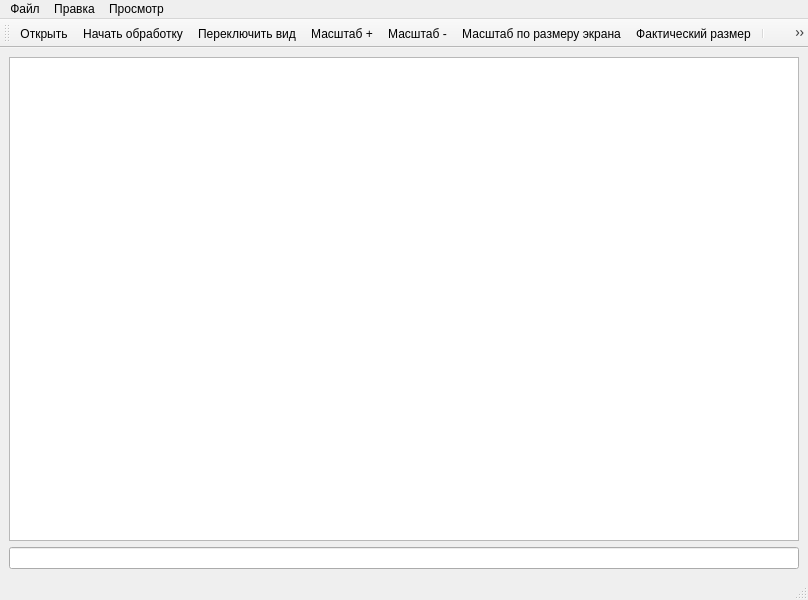
<?xml version="1.0" encoding="UTF-8"?>
<ui version="4.0">
 <class>MainWindow</class>
 <widget class="QMainWindow" name="MainWindow">
  <property name="geometry">
   <rect>
    <x>0</x>
    <y>0</y>
    <width>808</width>
    <height>600</height>
   </rect>
  </property>
  <property name="windowTitle">
   <string>MainWindow</string>
  </property>
  <widget class="QWidget" name="centralwidget">
   <layout class="QVBoxLayout" name="verticalLayout">
    <item>
     <widget class="imageview" name="graphicsView"/>
    </item>
    <item>
     <widget class="QLineEdit" name="path_to_image">
      <property name="text">
       <string/>
      </property>
     </widget>
    </item>
   </layout>
  </widget>
  <widget class="QMenuBar" name="menubar">
   <property name="geometry">
    <rect>
     <x>0</x>
     <y>0</y>
     <width>808</width>
     <height>21</height>
    </rect>
   </property>
   <widget class="QMenu" name="menu">
    <property name="title">
     <string>Файл</string>
    </property>
    <addaction name="open_image_button"/>
    <addaction name="exit_button"/>
    <addaction name="new_choose"/>
   </widget>
   <widget class="QMenu" name="menu_2">
    <property name="title">
     <string>Правка</string>
    </property>
    <addaction name="zoom_in_button"/>
    <addaction name="zoom_out_button"/>
    <addaction name="fit_button"/>
    <addaction name="fit_inv_button"/>
    <addaction name="choose_area"/>
    <addaction name="change_view"/>
    <addaction name="start_processing"/>
   </widget>
   <widget class="QMenu" name="menu_3">
    <property name="title">
     <string>Просмотр</string>
    </property>
    <addaction name="show_orig"/>
    <addaction name="show_result"/>
    <addaction name="show_final"/>
   </widget>
   <addaction name="menu"/>
   <addaction name="menu_2"/>
   <addaction name="menu_3"/>
  </widget>
  <widget class="QStatusBar" name="statusbar"/>
  <widget class="QToolBar" name="toolBar">
   <property name="windowTitle">
    <string>toolBar</string>
   </property>
   <attribute name="toolBarArea">
    <enum>TopToolBarArea</enum>
   </attribute>
   <attribute name="toolBarBreak">
    <bool>false</bool>
   </attribute>
   <addaction name="open_image_button"/>
   <addaction name="start_processing"/>
   <addaction name="change_view"/>
   <addaction name="zoom_in_button"/>
   <addaction name="zoom_out_button"/>
   <addaction name="fit_button"/>
   <addaction name="fit_inv_button"/>
   <addaction name="separator"/>
   <addaction name="show_orig"/>
   <addaction name="show_result"/>
   <addaction name="show_final"/>
   <addaction name="separator"/>
   <addaction name="exit_button"/>
  </widget>
  <action name="open_image_button">
   <property name="icon">
    <iconset resource="res.qrc">
     <normaloff>:/pref/icons/open-file.png</normaloff>:/pref/icons/open-file.png</iconset>
   </property>
   <property name="text">
    <string>Открыть</string>
   </property>
   <property name="toolTip">
    <string>Открыть изображение для обработки</string>
   </property>
   <property name="shortcut">
    <string>Ctrl+O</string>
   </property>
  </action>
  <action name="exit_button">
   <property name="icon">
    <iconset resource="res.qrc">
     <normaloff>:/pref/icons/exit.png</normaloff>:/pref/icons/exit.png</iconset>
   </property>
   <property name="text">
    <string>Выход</string>
   </property>
   <property name="toolTip">
    <string>Выход из программы</string>
   </property>
   <property name="shortcut">
    <string>Ctrl+W</string>
   </property>
  </action>
  <action name="zoom_in_button">
   <property name="icon">
    <iconset resource="res.qrc">
     <normaloff>:/pref/icons/zoom_in.png</normaloff>:/pref/icons/zoom_in.png</iconset>
   </property>
   <property name="text">
    <string>Масштаб +</string>
   </property>
   <property name="shortcut">
    <string>Ctrl+=</string>
   </property>
  </action>
  <action name="zoom_out_button">
   <property name="icon">
    <iconset resource="res.qrc">
     <normaloff>:/pref/icons/zoom_out.png</normaloff>:/pref/icons/zoom_out.png</iconset>
   </property>
   <property name="text">
    <string>Масштаб -</string>
   </property>
   <property name="shortcut">
    <string>Ctrl+-</string>
   </property>
  </action>
  <action name="fit_button">
   <property name="icon">
    <iconset resource="res.qrc">
     <normaloff>:/pref/icons/fit_inv.png</normaloff>:/pref/icons/fit_inv.png</iconset>
   </property>
   <property name="text">
    <string>Масштаб по размеру экрана</string>
   </property>
   <property name="toolTip">
    <string>Масштаб по размеру экрана</string>
   </property>
  </action>
  <action name="fit_inv_button">
   <property name="icon">
    <iconset resource="res.qrc">
     <normaloff>:/pref/icons/fit.png</normaloff>:/pref/icons/fit.png</iconset>
   </property>
   <property name="text">
    <string>Фактический размер</string>
   </property>
  </action>
  <action name="choose_area">
   <property name="text">
    <string>Выбрать область</string>
   </property>
  </action>
  <action name="change_view">
   <property name="icon">
    <iconset resource="res.qrc">
     <normaloff>:/pref/icons/Artboard_19-512.png</normaloff>:/pref/icons/Artboard_19-512.png</iconset>
   </property>
   <property name="text">
    <string>Переключить вид</string>
   </property>
   <property name="shortcut">
    <string>C</string>
   </property>
  </action>
  <action name="new_choose">
   <property name="text">
    <string>new_choose</string>
   </property>
  </action>
  <action name="start_processing">
   <property name="icon">
    <iconset resource="res.qrc">
     <normaloff>:/pref/icons/1746178-200.png</normaloff>:/pref/icons/1746178-200.png</iconset>
   </property>
   <property name="text">
    <string>Начать обработку</string>
   </property>
  </action>
  <action name="show_orig">
   <property name="icon">
    <iconset resource="res.qrc">
     <normaloff>:/pref/icons/orig.png</normaloff>:/pref/icons/orig.png</iconset>
   </property>
   <property name="text">
    <string>Показать оригинал</string>
   </property>
  </action>
  <action name="show_result">
   <property name="icon">
    <iconset resource="res.qrc">
     <normaloff>:/pref/icons/res.png</normaloff>:/pref/icons/res.png</iconset>
   </property>
   <property name="text">
    <string>Показать результат</string>
   </property>
  </action>
  <action name="show_final">
   <property name="icon">
    <iconset resource="res.qrc">
     <normaloff>:/pref/icons/plus.png</normaloff>:/pref/icons/plus.png</iconset>
   </property>
   <property name="text">
    <string>Показать наложение</string>
   </property>
  </action>
 </widget>
 <customwidgets>
  <customwidget>
   <class>imageview</class>
   <extends>QGraphicsView</extends>
   <header>imageview.h</header>
  </customwidget>
 </customwidgets>
 <resources>
  <include location="res.qrc"/>
 </resources>
 <connections/>
</ui>
